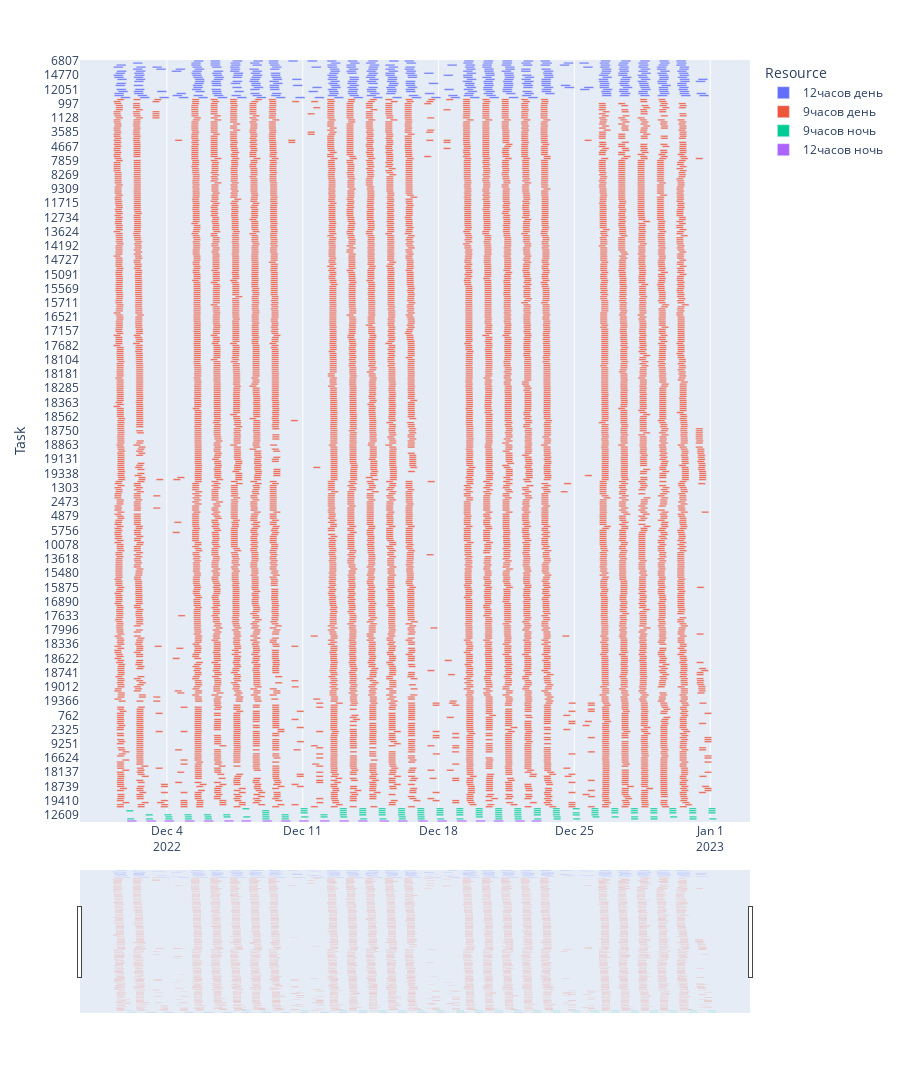

Notebook code for this chart:
### Code cell
fig = px.timeline(df, x_start="Start", x_end="Finish", y="Task", color="Resource", height = 10000)
fig.update_yaxes(autorange="reversed")
fig.update_xaxes(rangeslider_visible=True)
fig.show()

### Figure 1 — Plotly figure (JSON) as saved in the notebook; plotly's stock layout.template omitted (floating-point values rounded to 4 significant figures; data arrays with more than 128 entries replaced by an {"elided": "..."} marker saying what was removed)
{"data": [{"alignmentgroup": "True", "base": {"elided": "418 str values"}, "hovertemplate": "Resource=12часов день<br>Start=%{base}<br>Finish=%{x}<br>Task=%{y}<extra></extra>", "legendgroup": "12часов день", "marker": {"color": "#636efa", "pattern": {"shape": ""}}, "name": "12часов день", "offsetgroup": "12часов день", "orientation": "h", "showlegend": true, "textposition": "auto", "x": {"elided": "418 float values"}, "xaxis": "x", "y": {"elided": "418 str values"}, "yaxis": "y", "type": "bar"}, {"alignmentgroup": "True", "base": {"elided": "7678 str values"}, "hovertemplate": "Resource=9часов день<br>Start=%{base}<br>Finish=%{x}<br>Task=%{y}<extra></extra>", "legendgroup": "9часов день", "marker": {"color": "#EF553B", "pattern": {"shape": ""}}, "name": "9часов день", "offsetgroup": "9часов день", "orientation": "h", "showlegend": true, "textposition": "auto", "x": {"elided": "7678 float values"}, "xaxis": "x", "y": {"elided": "7678 str values"}, "yaxis": "y", "type": "bar"}, {"alignmentgroup": "True", "base": {"elided": "132 str values"}, "hovertemplate": "Resource=9часов ночь<br>Start=%{base}<br>Finish=%{x}<br>Task=%{y}<extra></extra>", "legendgroup": "9часов ночь", "marker": {"color": "#00cc96", "pattern": {"shape": ""}}, "name": "9часов ночь", "offsetgroup": "9часов ночь", "orientation": "h", "showlegend": true, "textposition": "auto", "x": {"elided": "132 float values"}, "xaxis": "x", "y": {"elided": "132 str values"}, "yaxis": "y", "type": "bar"}, {"alignmentgroup": "True", "base": ["2022-12-01T22:45:00", "2022-12-02T22:45:00", "2022-12-03T21:00:00", "2022-12-04T22:15:00", "2022-12-05T21:45:00", "2022-12-06T22:45:00", "2022-12-07T20:15:00", "2022-12-08T22:15:00", "2022-12-09T21:00:00", "2022-12-10T19:30:00", "2022-12-11T21:15:00", "2022-12-12T21:15:00", "2022-12-13T20:30:00", "2022-12-14T22:45:00", "2022-12-15T21:45:00", "2022-12-16T22:45:00", "2022-12-17T22:30:00", "2022-12-18T22:45:00", "2022-12-19T22:00:00", "2022-12-20T20:15:00", "2022-12-21T22:45:00", "2022-12-22T19:15:00"], "hovertemplate": "Resource=12часов ночь<br>Start=%{base}<br>Finish=%{x}<br>Task=%{y}<extra></extra>", "legendgroup": "12часов ночь", "marker": {"color": "#ab63fa", "pattern": {"shape": ""}}, "name": "12часов ночь", "offsetgroup": "12часов ночь", "orientation": "h", "showlegend": true, "textposition": "auto", "x": [43200000.0, 43200000.0, 43200000.0, 43200000.0, 43200000.0, 43200000.0, 43200000.0, 43200000.0, 43200000.0, 43200000.0, 43200000.0, 43200000.0, 43200000.0, 43200000.0, 43200000.0, 43200000.0, 43200000.0, 43200000.0, 43200000.0, 43200000.0, 43200000.0, 43200000.0], "xaxis": "x", "y": ["7702", "7702", "7702", "7702", "7702", "7702", "7702", "7702", "7702", "7702", "7702", "7702", "7702", "7702", "7702", "7702", "7702", "7702", "7702", "7702", "7702", "7702"], "yaxis": "y", "type": "bar"}], "layout": {"xaxis": {"anchor": "y", "domain": [0.0, 1.0], "type": "date", "rangeslider": {"visible": true}}, "yaxis": {"anchor": "x", "domain": [0.0, 1.0], "title": {"text": "Task"}, "autorange": "reversed"}, "legend": {"title": {"text": "Resource"}, "tracegroupgap": 0}, "margin": {"t": 60}, "barmode": "overlay", "height": 10000}}
